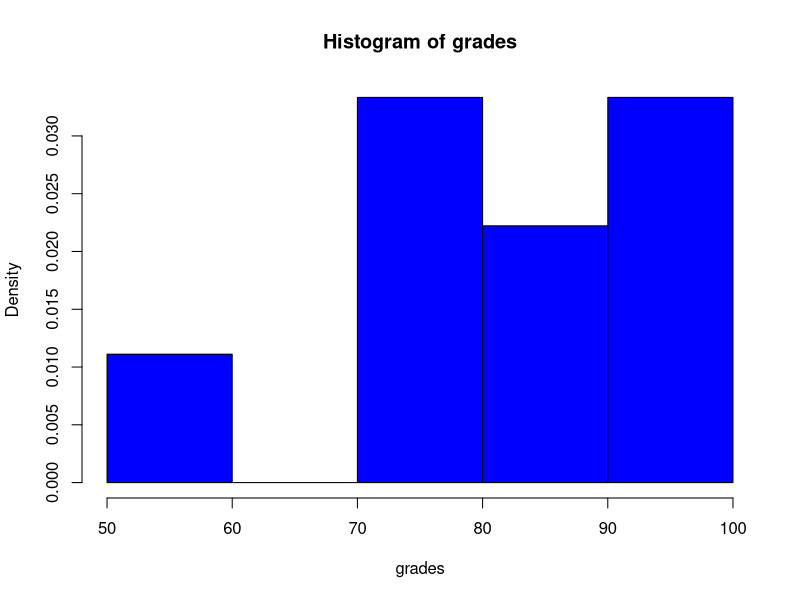
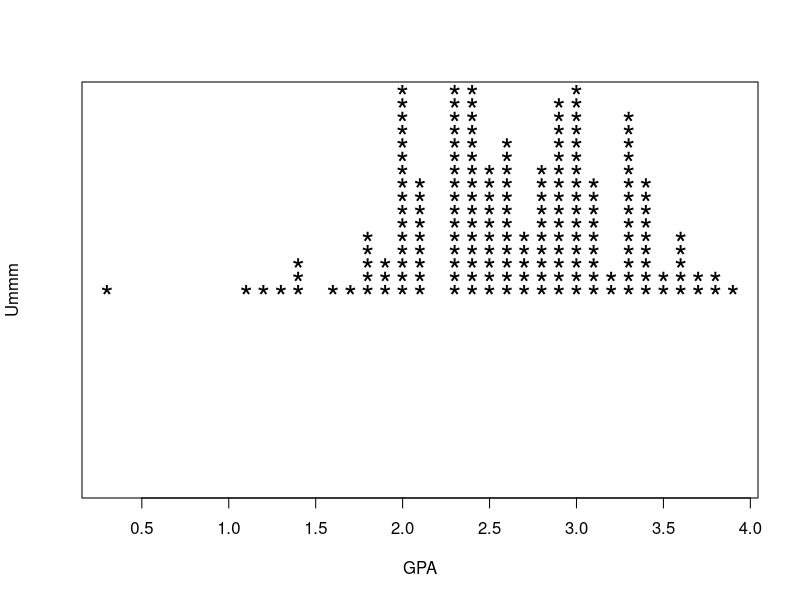
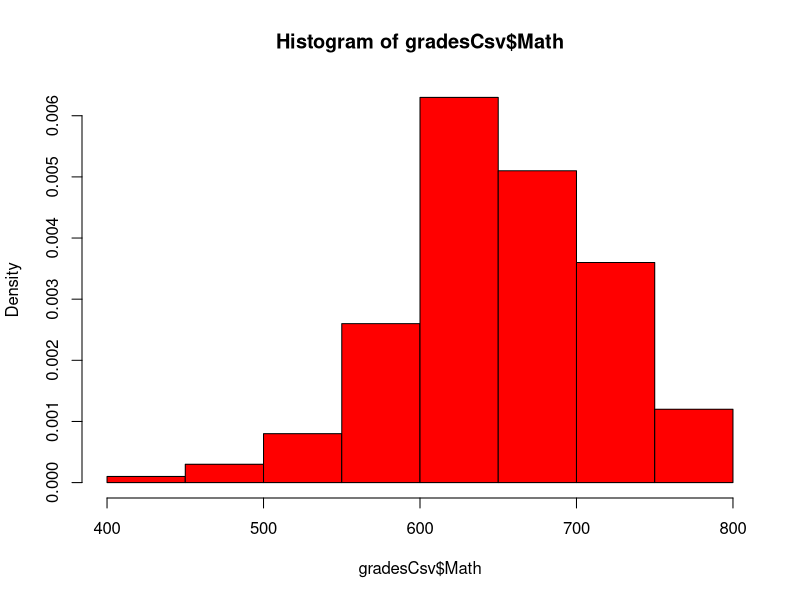

These charts were generated, in order, by the following R code:
# building a frequency of grades
grades<-c(54, 77, 91,87, 99, 80, 85, 75, 100)
grades
# creating the histogram
hist(grades, freq = F , col = "blue")
# creating the stem and leaf plot
stem(grades, scale = 1)
# read in the grades files
# make a graphical representation of dotplot(stripchart)
gradesCsv = read.csv('Grades.csv')
View(gradesCsv)
# dot plot on gpa
stripchart(gradesCsv$GPA, method = "stack", pch = "*", cex = 2, xlab = "GPA", ylab = "Ummm")
hist(gradesCsv$Math, freq = F, col = "red")